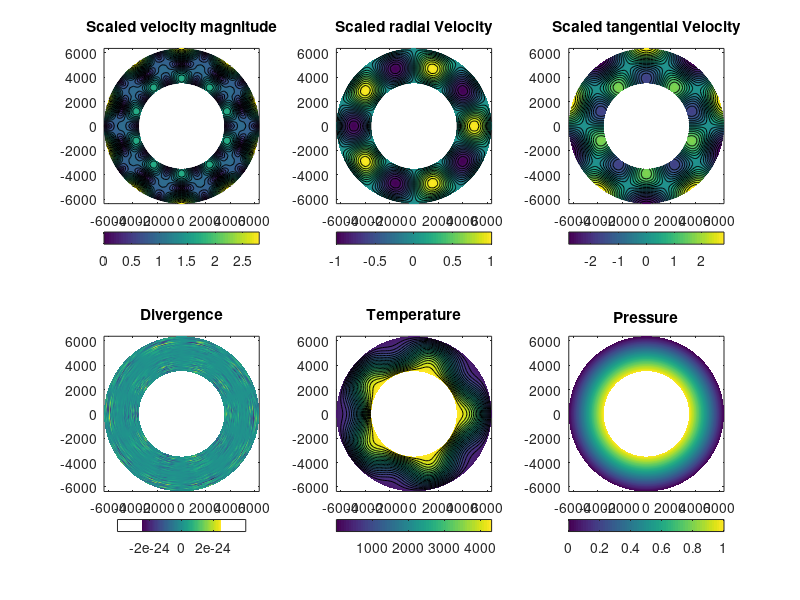

The MATLAB script that drew this image: (Note: this script raises an error after producing the figure.)
clear
%clf;

%Polar grid

%Longitude
phinum=101;
phimin=0;
phimax=2*pi;
W=phimax-phimin;
dphi=W/(phinum-1);
phi=0:dphi:2*pi;

%Radial distance
rnum=51;
rmin=3504e+3;
rmax=6371e+3;
H=rmax-rmin;
dR=H/(rnum-1);
r=rmin:dR:rmax;

%Define constants
kphi=5; %long. wave number

kr=1; %radial wave number
vr0=1e-9; %reference radial velocity

T0=298; %surface T
T1 = 4000; %bottom T
dTmax = 1000; %max. amplitude of T perturbation

P0=0.1e+6; %surface P
P1=135e+9; %bottom P

%Define matrices and vectors
x2d=zeros(phinum,rnum); y2d=x2d; Tk2d=x2d; Pa2d=x2d; vr2d=x2d; vphi2d=x2d; div2d=x2d;
vphi=zeros(phinum*rnum,1); vr=vphi; Tk=vr; Pa=vr;

%Compute V,P,T
for i1=1:phinum
    for i2=1:rnum
        
        gi = i2 + (i1-1)*rnum;
        
        %Normalized radial distance
        R = (r(i2)-rmin)/H;
        
        sinp = sin(kphi*2*pi*phi(i1)/W); cosp =cos(kphi*2*pi*phi(i1)/W);
        sinr = sin(kr*pi*R); cosr = cos(kr*pi*R);
        
        vphi0 = vr0*2/kphi*(sinr/cosr + (r(i2))/H*kr*pi);
        vphi(gi)= -vphi0*sinp*cosr;
        vr(gi)  =    vr0*cosp*sinr;
        
        %Define P-T conditions
        dT = 0;
        if vr0 ~= 0
            dT = dTmax*vr(gi)/vr0; %perturbation dependent on radial velocity
        end
        Tk(gi) = T0 + (rmax-r(i2))/H*T1 + dT;
        Pa(gi) = P0 + (rmax-r(i2))/H*P1;
        
        %2D matrices
        vr2d(i1,i2) = vr(gi);
        vphi2d(i1,i2) = vphi(gi);
        div2d(i1,i2) = vr(gi) + (r(i2))/H*vr0*cosp*cosr*kr*pi - vphi0*cosp*kphi/2*cosr;
        
        Tk2d(i1,i2)=Tk(gi);
        Pa2d(i1,i2)=Pa(gi);
        
        %Cartesian coordinates in km
        x2d(i1,i2)=cos(phi(i1))*r(i2)/1000;
        y2d(i1,i2)=sin(phi(i1))*r(i2)/1000;
        
    end
end

figure(10)
subplot(2,3,1)
pcolor(x2d,y2d,(vr2d.^2 + vphi2d.^2).^0.5/vr0)
shading interp
colorbar('southoutside')
hold on
contour(x2d,y2d,(vr2d.^2 + vphi2d.^2).^0.5/vr0,20,'k','LineWidth',0.5);
hold off
axis image square
title('Scaled velocity magnitude')

subplot(2,3,2)
pcolor(x2d,y2d,vr2d./vr0)
shading interp
colorbar('southoutside')
hold on
contour(x2d,y2d,vr2d./vr0,20,'k','LineWidth',0.5);
hold off
axis image square
title('Scaled radial Velocity')

subplot(2,3,3)
pcolor(x2d,y2d,vphi2d./vr0)
shading interp
colorbar('southoutside')
hold on
contour(x2d,y2d,vphi2d./vr0,20,'k','LineWidth',0.5);
hold off
axis image square
title('Scaled tangential Velocity')

subplot(234)
pcolor(x2d,y2d,div2d)
shading interp
colorbar('southoutside')
axis image square
title('Divergence')

subplot(235)
pcolor(x2d,y2d,Tk2d)
shading interp
colorbar('southoutside')
hold on
[c,h]=contour(x2d,y2d,(Tk2d-T0)./(T1-T0),20,'k','LineWidth',0.5);
hold off
axis image square
title('Temperature')

subplot(236)
pcolor(x2d,y2d,(Pa2d-P0)./(P1-P0))
shading interp
colorbar('southoutside')
axis image square
title('Pressure')


%Save hdf5 file
fname='vtp0001.h5';
dt=1e+5*365.25*86400;
t=[dt 0];
hdf5write(fname,'/Nodes/V1',vphi);
hdf5write(fname,'/Nodes/V2',vr, 'WriteMode', 'append');
hdf5write(fname,'/Nodes/Tk',Tk, 'WriteMode', 'append');
hdf5write(fname,'/Nodes/P',Pa, 'WriteMode', 'append');
h5writeatt(fname,'/','Time',t);
